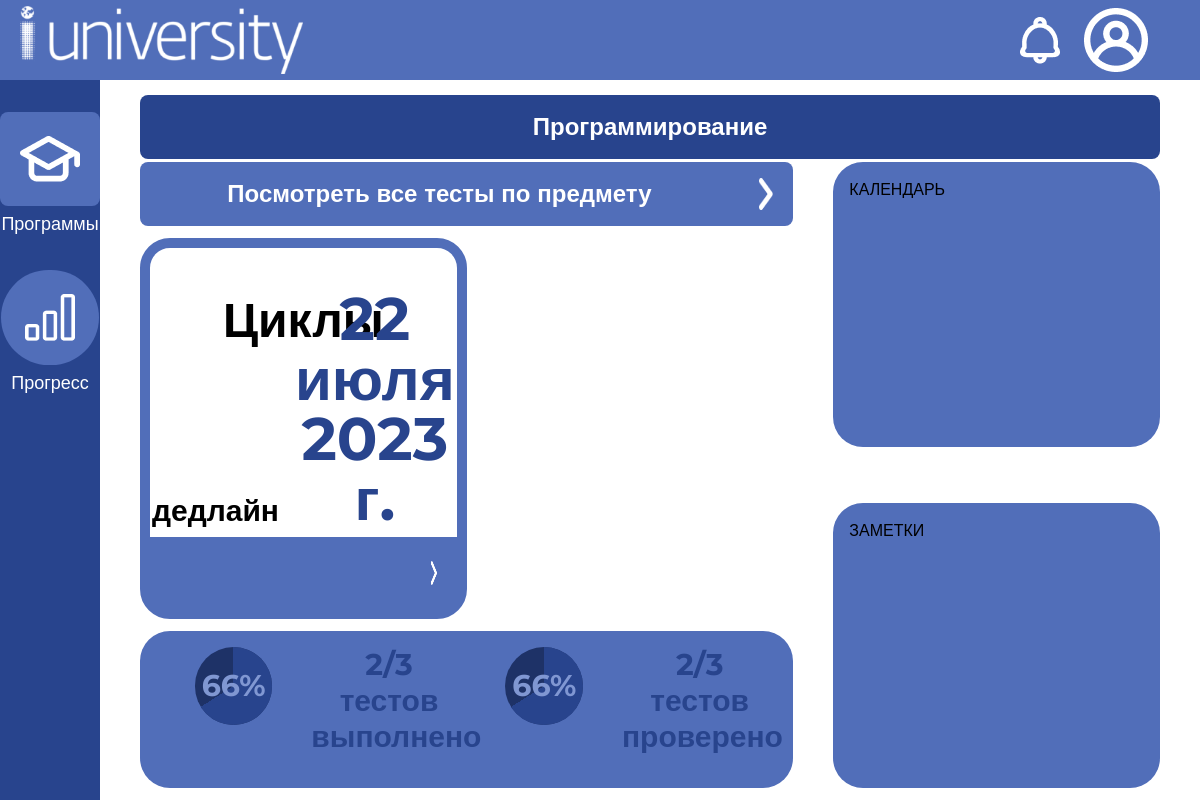
The page /student/sets/2 (signed in) on the database its author committed.
### testing_system/models.py (models this page shows)
class Set(models.Model):
    name = models.TextField(default='')
    description = models.TextField(default='')
    author = models.ForeignKey(User, on_delete=models.CASCADE, null=True)

class Test(models.Model):
    name = models.TextField(default='')
    description = models.TextField(default='')
    deadline = models.DateField(null=True)
    set = models.ForeignKey(Set, on_delete=models.CASCADE, null=True)

### testing_system/views.py (the view)
# urls.py: path("student/sets/<int:set_id>", views.set_description_view, name="setDescription"),
def set_description_view(request, set_id):
    set = Set.objects.get(id=set_id)
    tests = Test.objects.filter(set=set).order_by('deadline')[0:2].all()
    return render(request, 'testing_system/setDescription.html', context={'set': set, 'tests': tests})

### testing_system/templates/testing_system/setDescription.html (shortened to what this page needs)
<!doctype html>
{% load static %}
<html lang="ru">
<head>
    <script src="https://cdn.tailwindcss.com"></script>
    <link rel="stylesheet" href="{% static "css/bodystyle.css" %}" />
    <link rel="stylesheet" href="{% static "css/font.css" %}" />
    <link rel="stylesheet" href="{% static "css/setDescription.css" %}" />
    <link rel="stylesheet" href="{% static "css/interface.css" %}" />
</head>
<body>
    <div class="w-screen h-screen overflow-hidden">
        {% include "pattern/header.html" %}
        <div class="flex flex-row" id="main">
            {% include "pattern/nav.html" %}
            <div class="w-11/12 px-10 flex flex-col py-3">
                <div class="flex flex-none items-center justify-center w-full" id="main-header">
                    <div class="w-full p-4 bg-[#28448D] text-[#FFFFFF] rounded-lg text-center text-2xl font-bold select-none">
                        {{set.name}}
                    </div>
                </div>
                <div class="flex flex-row w-full" id="main-main">
                    <div class="flex flex-col w-2/3 h-full mr-5">
                        <div class="flex flex-col w-full h-3/4">
                            <form action="{% url 'setTests' set.id %}" class="w-full">
                                <button type="submit" class="transition duration-300 ease-in-out w-full h-full flex flex-row bg-[#516EB9] rounded-lg hover:bg-[#5066A0]">
                                    <div class="text-[#FFFFFF] text-center text-2xl font-bold select-none p-4 w-11/12">
                                        Посмотреть все тесты по предмету
                                    </div>
                                    <div class="w-1/12 h-full flex justify-center items-center">
                                        <img src="{% static "images/arrow_right.png" %}" class="w-1/4 h-1/2 select-none" />
                                    </div>
                                </button>
                            </form>
                            <div class="flex flex-row h-full my-3">
                                {%for test in tests%}
                                <div class="rounded-[30px] border-[10px] border-[#516EB9] h-full w-1/2 flex flex-col mr-5">
                                    <div class="h-2/5 text-[#000000] font-bold text-5xl select-none text-center flex items-center justify-center">
                                        {{test.name}}
                                    </div>
                                    <div class="h-2/5 font-bold select-none text-center flex flex-row justify-center items-end">
                                        <div class="text-3xl p-2 text-[#000000] ">дедлайн</div><div class=" p-2 text-6xl text-[#28448D]">{{test.deadline}}</div>
                                    </div>
                                    <div class="bg-[#516EB9] h-1/5">
                                        <div class="flex justify-end items-center h-full w-full">
                                            <img src="{% static "images/arrow_right.png" %}" class="w-1/12 h-1/3 select-none pr-5" />
                                        </div>
                                    </div>
                                </div>
                                {% endfor %}
                            </div>
                        </div>
                        <div class="w-full h-1/4">
                            <div class="bg-[#516EB9] w-full h-full rounded-[30px] text-[#28448D] p-4 flex flex-row">
                                <div class="w-1/2 flex flex-row h-full">
                                    <div class="w-3/4 h-full">
                                        {% with lol=66 %}
                                        <div class="pie animate no-round w-1/2 flex mx-auto" style="--p: {{ lol }}; --c: #28448D;">
                                            <div class="text-[#8097D2] font-bold text-3xl relative select-none flex items-center">
                                                {{ lol }}%
                                            </div>
                                        </div>
                                        {% endwith %}
                                    </div>
                                    <div class="w-1/2 h-full">
                                        <div class="flex flex-col w-full h-full">
                                            <div class="font-bold text-3xl text-center select-none">
                                                2/3
                                            </div>
                                            <div class="font-extrabold text-3xl text-center select-none">
                                                тестов выполнено
                                            </div>
                                        </div>
                                    </div>
                                </div>
                                <div class="w-1/2 flex flex-row h-full">
                                    <div class="w-3/4 h-full">
                                        {% with lol=66 %}
                                        <div class="pie animate no-round w-1/2 flex mx-auto" style="--p: {{ lol }}; --c: #28448D;">
                                            <div class="text-[#8097D2] font-bold text-3xl relative select-none flex items-center">
                                                {{ lol }}%
                                            </div>
                                        </div>
                                        {% endwith %}
                                    </div>
                                    <div class="w-1/2 h-full">
                                        <div class="flex flex-col w-full h-full">
                                            <div class="font-bold text-3xl text-center select-none">
                                                2/3
                                            </div>
                                            <div class="font-extrabold text-3xl text-center select-none">
                                                тестов проверено
                                            </div>
                                        </div>
                                    </div>
                                </div>
                            </div>
                        </div>
                    </div>
                    <div class="flex flex-col w-1/3 h-full ml-5">
                        <div class="w-full h-1/2 mb-7">
                            <div class="rounded-[30px] bg-[#516EB9] h-full p-4">
                                КАЛЕНДАРЬ
                            </div>
                        </div>
                        <div class="w-full h-1/2 mt-7">
                            <div class="rounded-[30px] bg-[#516EB9] h-full p-4">
                                ЗАМЕТКИ
                            </div>
                        </div>
                    </div>
                </div>
            </div>
        </div>
    </div>
</body>
</html>

### testing_system/static/css/bodystyle.css (style rules this page uses)
body { background-color: #FFFFFF; }
#main { height: 90%; }

### testing_system/static/css/setDescription.css (style rules this page uses)
.pie { --p: 20; --b: 22px; --c: darkred; aspect-ratio: 1; position: relative; display: inline-grid; place-content: center; background-color: #1E3267; border-radius: 100%; }
.pie:before, .pie:after { content: ""; position: absolute; border-radius: 50%; }
.pie:before { inset: 0; background: radial-gradient(farthest-side,var(--c) 98%,#0000) top/var(--b) var(--b) no-repeat, conic-gradient(var(--c) calc(var(--p)*1%),#0000 0); }
.pie:after { inset: calc(50% - var(--b)/2); background: var(--c); transform: rotate(calc(var(--p)*3.6deg)) translateY(calc(50% - var(--w)/2)); }
.animate { animation: p 1s .5s both; }
.no-round:before { background-size: 0 0,auto; }
.no-round:after { content: none; }

### testing_system/static/css/interface.css (style rules this page uses)
#main-header { height: 10%; }
#main-main { height: 90%; }

### rows shown on the page
Set: name "Программирование"
Test: name "Циклы", deadline "22 июля 2023 г."

### other values the page prints
{{ lol }} "66"
